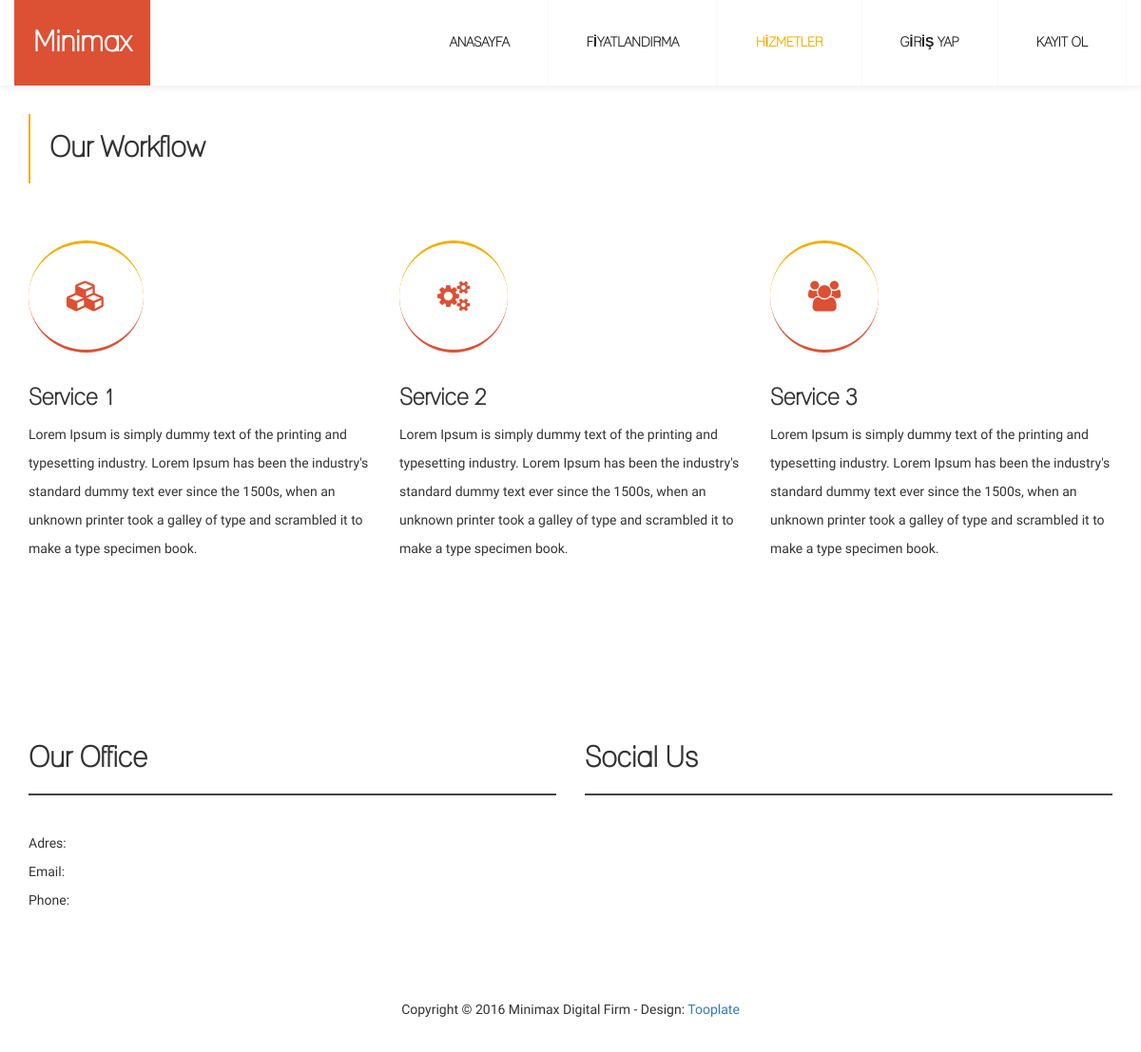
Page /services/ on the committed database.
### home/models.py (models this page shows, shortened)
class Services(models.Model):
    name = models.CharField(max_length=50, default="Services")
    title1 = models.CharField(max_length=50)
    content1 = models.TextField()
    title2 = models.CharField(max_length=50)
    content2 = models.TextField()
    title3 = models.CharField(max_length=50)
    content3 = models.TextField()

### home/views.py (the view)
# urls.py: path('services/', views.services, name='services'),
def services(request):
    service = Services.objects.first()
    return render(request, 'services.html', {'service': service})

### qr/context_processors.py (called while the page is built)
def site_info(request):
    return {
        'NUMBER': config.NUMBER,
        'EMAIL': config.EMAIL,
        'FACEBOOK': config.FACEBOOK,
        'TWITTER': config.TWITTER,
        'ADDRESS': config.ADDRESS,
        'INSTAGRAM': config.INSTAGRAM,
        'SITENAME': config.SITENAME,
        'CONTEXT': config.CONTEXT,
        'SLOGAN': config.SLOGAN,
    }

### home/templates/services.html
{% extends 'layout.html' %}
{% load static %}
{% block content %}
<div id="service">
	<div class="container">
		<div class="row">
			<div class="col-md-12 col-sm-12">
				<h2>Our Workflow</h2>
			</div>
			<div class="col-md-4 col-sm-4">
				<i class="fa fa-cubes"></i>
				<h3>{{ service.title1 }}</h3>
				<p>{{ service.content1 }}</p>
			</div>
			<div class="col-md-4 col-sm-4">
				<i class="fa fa-cogs"></i>
				<h3>{{ service.title2 }}</h3>
				<p>{{ service.content2 }}</p>
			</div>
			<div class="col-md-4 col-sm-4">
				<i class="fa fa-group"></i>
				<h3>{{ service.title3 }}</h3>
				<p>{{ service.content3 }}</p>
			</div>
		</div>
	</div>
</div>
{% endblock %}

### home/static/css/style.css (style rules this page uses)
body { background: #fff; font-family: 'lane_-_narrowregular', sans-serif; line-height: 30px; }
h1, p { font-family: 'Raleway', sans-serif; font-weight: 400; }
h2,h3 { font-weight: bold; }
#service { padding-top: 100px; padding-bottom: 80px; }
#service h2 { border-left: 2px solid #f2af00; display: inline-block; padding: 20px; }
#service .fa { border-top: 3px solid #f2af00; border-bottom: 3px solid #dc5034; border-radius: 50%; font-size: 32px; color: #dc5034; text-align: center; vertical-align: middle; margin-top: 50px; margin-bottom: 15px; padding: 40px; }

### rows in the picture
Services: title1 "Service 1", content1 "Lorem Ipsum is simply dummy text of the printing and typesetting industry. Lorem Ipsum has been the industry's standard dummy text ever since the 1500s, when an unknown printer took a galley of type and scrambled it to make a type specimen book.", title2 "Service 2", content2 "Lorem Ipsum is simply dummy text of the printing and typesetting industry. Lorem Ipsum has been the industry's standard dummy text ever since the 1500s, when an unknown printer took a galley of type and scrambled it to make a type specimen book.", title3 "Service 3", content3 "Lorem Ipsum is simply dummy text of the printing and typesetting industry. Lorem Ipsum has been the industry's standard dummy text ever since the 1500s, when an unknown printer took a galley of type and scrambled it to make a type specimen book."
